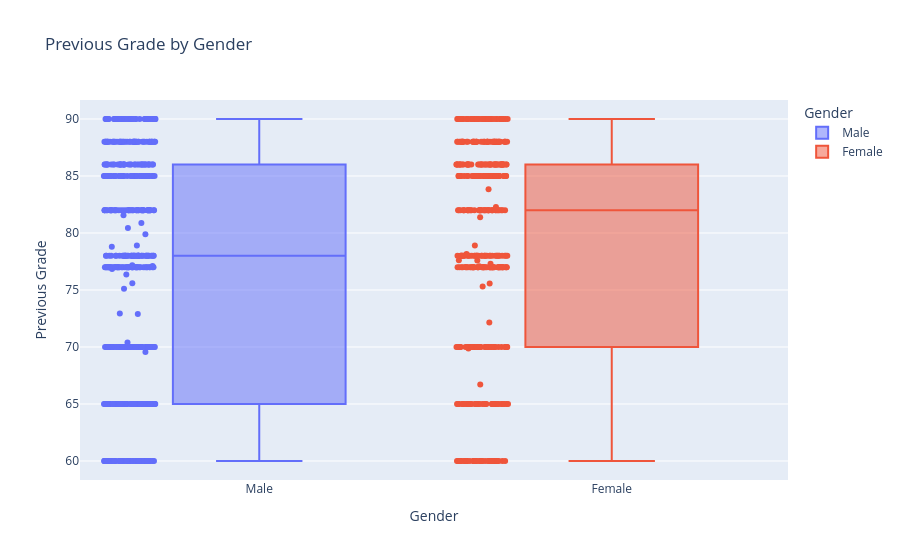

Source (notebook cell):
### Code cell
fig = px.box(
    df,
    x="Gender",
    y="PreviousGrade",
    color="Gender",
    points="all",
    title="Previous Grade by Gender",
    labels={
        "Gender": "Gender",
        "PreviousGrade": "Previous Grade"
    }
)

fig.show()

### Figure 1 — Plotly figure (JSON) as saved in the notebook; plotly's stock layout.template omitted (floating-point values rounded to 4 significant figures; data arrays with more than 128 entries replaced by an {"elided": "..."} marker saying what was removed)
{"data": [{"alignmentgroup": "True", "boxpoints": "all", "hovertemplate": "Gender=%{x}<br>Previous Grade=%{y}<extra></extra>", "legendgroup": "Male", "marker": {"color": "#636efa"}, "name": "Male", "notched": false, "offsetgroup": "Male", "orientation": "v", "showlegend": true, "type": "box", "x": {"elided": "518 str values"}, "x0": " ", "xaxis": "x", "y": {"elided": "518 float values"}, "y0": " ", "yaxis": "y"}, {"alignmentgroup": "True", "boxpoints": "all", "hovertemplate": "Gender=%{x}<br>Previous Grade=%{y}<extra></extra>", "legendgroup": "Female", "marker": {"color": "#EF553B"}, "name": "Female", "notched": false, "offsetgroup": "Female", "orientation": "v", "showlegend": true, "type": "box", "x": {"elided": "448 str values"}, "x0": " ", "xaxis": "x", "y": {"elided": "448 float values"}, "y0": " ", "yaxis": "y"}], "layout": {"boxmode": "overlay", "legend": {"title": {"text": "Gender"}, "tracegroupgap": 0}, "title": {"text": "Previous Grade by Gender"}, "xaxis": {"anchor": "y", "categoryarray": ["Male", "Female"], "categoryorder": "array", "domain": [0, 1], "title": {"text": "Gender"}}, "yaxis": {"anchor": "x", "domain": [0, 1], "title": {"text": "Previous Grade"}}}}
